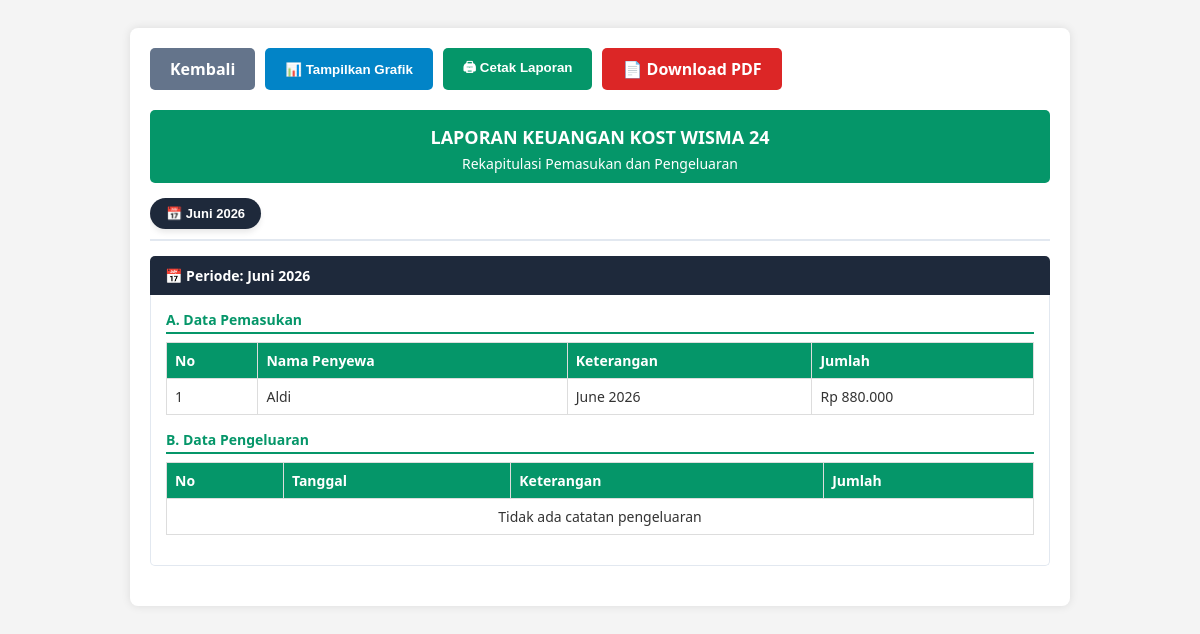
Page /laporan-keuangan/ (signed in) on the earlier database version.
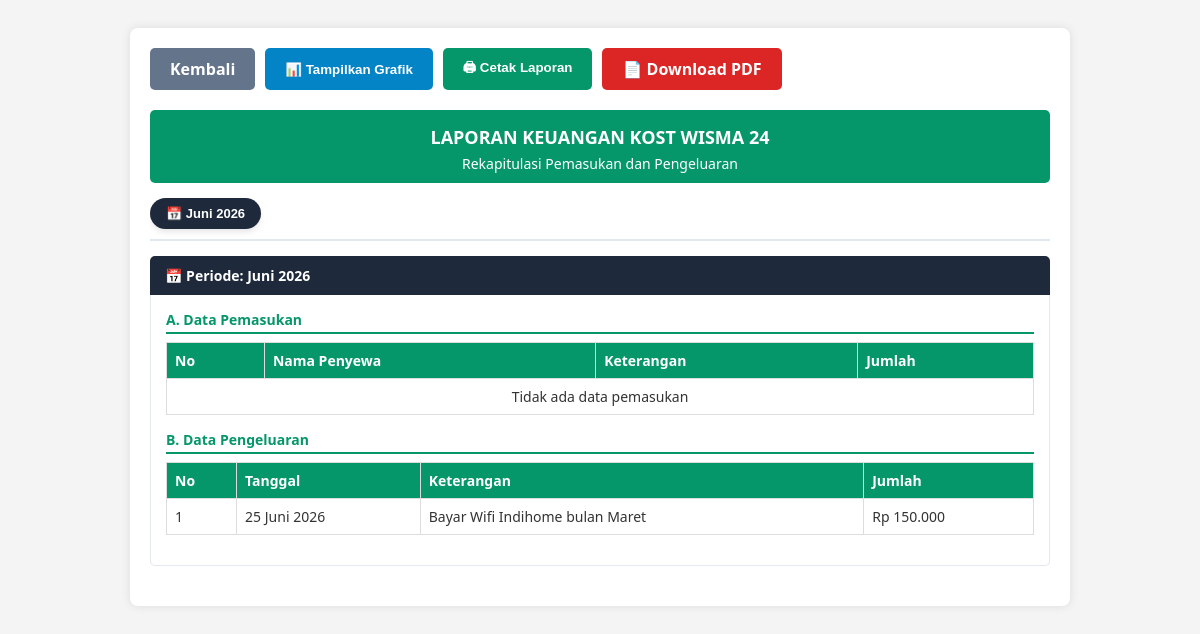
Same page on the later database version.
### kos/models.py (models this page shows, shortened)
class Pembayaran(models.Model):
    tagihan = models.ForeignKey(Tagihan, on_delete=models.CASCADE)
    tanggal_bayar = models.DateField(default=timezone.now)
    jumlah_bayar = models.IntegerField()
    bukti_bayar = models.ImageField(upload_to='bukti_pembayaran/', null=True, blank=True)

class Tagihan(models.Model):
    penyewa = models.ForeignKey(Penyewa, on_delete=models.CASCADE)
    tanggal_tagihan = models.DateField(default=timezone.now)
    bulan = models.CharField(max_length=20)
    tahun = models.IntegerField()
    biaya_kamar = models.IntegerField()
    biaya_pindah = models.IntegerField(default=0)
    listrik = models.IntegerField(default=50000)
    air = models.IntegerField(default=30000)
    wifi = models.IntegerField(default=0)
    ac = models.IntegerField(default=0)
    rice_cooker = models.IntegerField(default=0)
    kipas_angin = models.IntegerField(default=0)
    total = models.IntegerField(default=0)
    dibayar = models.IntegerField(default=0)
    sisa = models.IntegerField(default=0)
    status = models.CharField(max_length=20, default="Belum Bayar")
    jatuh_tempo = models.DateField(null=True, blank=True)
    class Meta:
        unique_together = ('penyewa', 'bulan', 'tahun')

class Penyewa(models.Model):
    user = models.OneToOneField(User, on_delete=models.CASCADE, null=True, blank=True)
    nama = models.CharField(max_length=100)
    no_hp = models.CharField(max_length=15, blank=True)
    nik = models.CharField(max_length=16, blank=True)
    kamar = models.ForeignKey(Kamar, on_delete=models.SET_NULL, null=True, blank=True)
    tanggal_masuk = models.DateField(null=True, blank=True)
    tanggal_keluar = models.DateField(null=True, blank=True)
    foto_ktp = models.ImageField(upload_to='ktp/', null=True, blank=True)
    fasilitas = models.ManyToManyField(Fasilitas, blank=True)
    status = models.CharField(
        max_length=20,
        choices=[
            ('Pending', 'Pending'),
            ('Aktif', 'Aktif'),
            ('Keluar', 'Keluar')
        ],
        default='Pending'
    )

class Pengeluaran(models.Model):
    KATEGORI_CHOICES = [
        ('Listrik', 'Listrik'),
        ('Wifi', 'Wifi'),
        ('Air', 'Air'),
        ('Perawatan', 'Perawatan'),
        ('Lainnya', 'Lainnya'),
    ]
    tanggal = models.DateField()
    kategori = models.CharField(max_length=50, choices=KATEGORI_CHOICES, default='Lainnya')
    keterangan = models.CharField(max_length=200)
    jumlah = models.IntegerField()

### kos/views.py (the view)
# urls.py: path('laporan-keuangan/', views.laporan_keuangan, name='laporan_keuangan'),
@login_required
def laporan_keuangan(request):
    bulan_inggris_ke_indo = {
        "January": "Januari", "February": "Februari", "March": "Maret",
        "April": "April", "May": "Mei", "June": "Juni",
        "July": "Juli", "August": "Agustus", "September": "September",
        "October": "Oktober", "November": "November", "December": "Desember"
    }
    urutan = [
        "Januari","Februari","Maret","April","Mei","Juni",
        "Juli","Agustus","September","Oktober","November","Desember"
    ]
    pembayaran_list = Pembayaran.objects.select_related('tagihan__penyewa').all()
    pengeluaran_list = Pengeluaran.objects.all().order_by('-tanggal')
    total_pembayaran = pembayaran_list.aggregate(total=Sum('jumlah_bayar'))['total'] or 0
    total_pengeluaran = pengeluaran_list.aggregate(total=Sum('jumlah'))['total'] or 0
    saldo_akhir_total = total_pembayaran - total_pengeluaran
    grouped = defaultdict(lambda: {
        "pemasukan": [],
        "pengeluaran": [],
        "total_pemasukan": 0,
        "total_pengeluaran": 0,
        "saldo": 0
    })
    for p in pembayaran_list:
        bulan_en = p.tagihan.bulan
        bulan = bulan_inggris_ke_indo.get(bulan_en, bulan_en)
        key = f"{bulan} {p.tagihan.tahun}"
        grouped[key]["pemasukan"].append(p)
        grouped[key]["total_pemasukan"] += p.jumlah_bayar
    for p in pengeluaran_list:
        bulan_en = p.tanggal.strftime("%B")
        bulan = bulan_inggris_ke_indo.get(bulan_en, bulan_en)
        key = f"{bulan} {p.tanggal.year}"
        grouped[key]["pengeluaran"].append(p)
        grouped[key]["total_pengeluaran"] += p.jumlah
    for key in grouped:
        grouped[key]["saldo"] = (
            grouped[key]["total_pemasukan"] -
            grouped[key]["total_pengeluaran"]
        )
    semua_bulan = sorted(grouped.keys(), key=lambda x: urutan.index(x.split()[0]) if x.split()[0] in urutan else 0)
    chart_labels = []
    chart_pemasukan = []
    chart_pengeluaran = []
    for key in semua_bulan:
        chart_labels.append(key)
        chart_pemasukan.append(grouped[key]["total_pemasukan"])
        chart_pengeluaran.append(grouped[key]["total_pengeluaran"])
    context = {
        'pembayaran_list': pembayaran_list,
        'pengeluaran_list': pengeluaran_list,
        'total_pembayaran': total_pembayaran,
        'total_pengeluaran': total_pengeluaran,
        'saldo_akhir_total': saldo_akhir_total,
        'grouped': dict(grouped),
        'chart_labels': chart_labels,
        'chart_pemasukan': chart_pemasukan,
        'chart_pengeluaran': chart_pengeluaran,
    }
    return render(request, 'kos/laporan_keuangan.html', context)

### kos/templates/kos/laporan_keuangan.html (shortened to what this page needs)
{% load humanize %}
<!DOCTYPE html>
<html lang="id">
<head>
</head>
<body>
<div class="container">
    <div class="btn-group">
        <a href="/dashboard/" class="btn btn-back">Kembali</a>
        <button onclick="toggleView()" class="btn btn-toggle" id="btnToggleText">📊 Tampilkan Grafik</button>
        <button onclick="window.print()" class="btn btn-print">🖨 Cetak Laporan</button>
        <a href="{% url 'download_pdf' %}" class="btn btn-pdf">📄 Download PDF</a>
    </div>
    <div class="main-header">
        <h1>LAPORAN KEUANGAN KOST WISMA 24</h1>
        <p>Rekapitulasi Pemasukan dan Pengeluaran</p>
    </div>
    <div id="tableContentWrapper">
        <div class="tab-menu">
            {% for bulan, data in grouped.items %}
            <button class="tab-btn {% if forloop.first %}active{% endif %}" onclick="openTab(event, 'tab-{{ forloop.counter }}')">
                📅 {{ bulan }}
            </button>
            {% endfor %}
        </div>
        {% for bulan, data in grouped.items %}
        <div id="tab-{{ forloop.counter }}" class="tab-content {% if forloop.first %}active{% endif %}">
            <div class="period-box">📅 Periode: {{ bulan }}</div>
            <div class="content-box">
                <div class="section-label">A. Data Pemasukan</div>
                <table>
                    <thead>
                        <tr>
                            <th>No</th><th>Nama Penyewa</th><th>Keterangan</th><th>Jumlah</th>
                        </tr>
                    </thead>
                    <tbody>
                        {% for p in data.pemasukan %}
                        <tr>
                            <td>{{ forloop.counter }}</td>
                            <td>{{ p.tagihan.penyewa.nama }}</td>
                            <td>{{ p.tagihan.bulan }} {{ p.tagihan.tahun }}</td>
                            <td>Rp {{ p.jumlah_bayar|intcomma }}</td>
                        </tr>
                        {% empty %}
                        <tr><td colspan="4" style="text-align:center;">Tidak ada data pemasukan</td></tr>
                        {% endfor %}
                    </tbody>
                </table>
                <div class="section-label">B. Data Pengeluaran</div>
                <table>
                    <thead>
                        <tr>
                            <th>No</th><th>Tanggal</th><th>Keterangan</th><th>Jumlah</th>
                        </tr>
                    </thead>
                    <tbody>
                        {% for p in data.pengeluaran %}
                        <tr>
                            <td>{{ forloop.counter }}</td>
                            <td>{{ p.tanggal|date:"d F Y" }}</td>
                            <td>{{ p.keterangan }}</td>
                            <td>Rp {{ p.jumlah|intcomma }}</td>
                        </tr>
                        {% empty %}
                        <tr><td colspan="4" style="text-align:center;">Tidak ada catatan pengeluaran</td></tr>
                        {% endfor %}
                    </tbody>
                </table>
            </div>
        </div>
        {% endfor %}
    </div>
</div>
</body>
</html>

Differences in the rows shown:
removed Pembayaran: tagihan.penyewa.nama "Aldi", tagihan.bulan "June", tagihan.tahun "2026", jumlah_bayar "880.000"
added Pengeluaran: tanggal "25 Juni 2026", keterangan "Bayar Wifi Indihome bulan Maret", jumlah "150.000"
Other differences:
list line gone: "Tidak ada catatan pengeluaran"
new list line: "Tidak ada data pemasukan"
